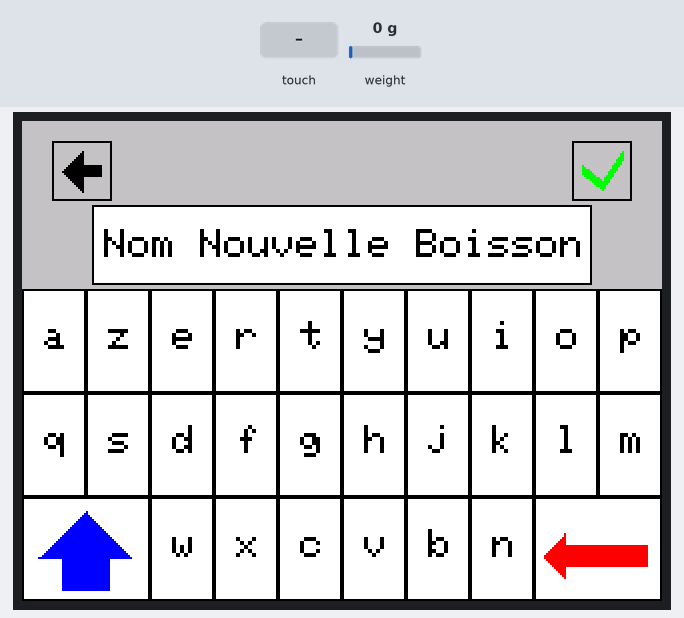
The sketch below on a simulated Arduino Mega 2560, built with avr-gcc and run on an emulated ATmega2560. Parts: 320×240 colour display. Inputs (shaded band) come from the test bench; at power-on: weight on the scale 0 g.

Above: at 2.4 s.
2.5 s: touch panel pressed at 87 % / 90 % of its raw x / y range
At 4.8 s:
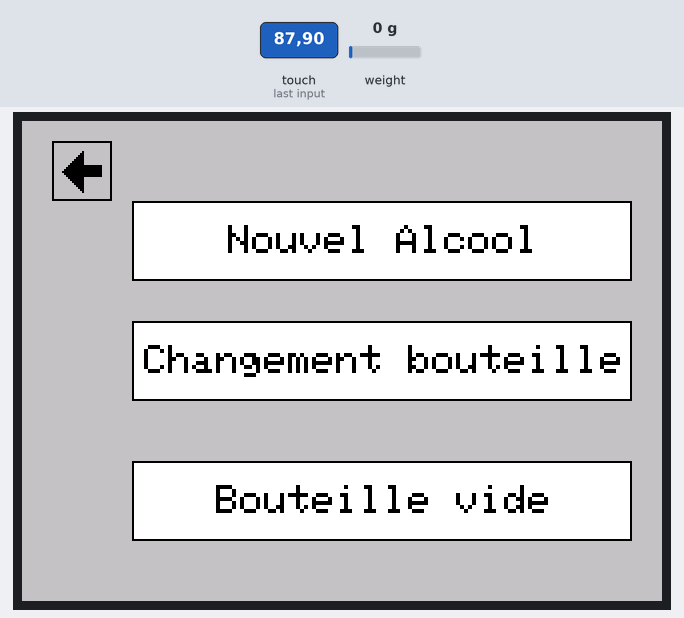
5.1 s: touch panel pressed at 87 % / 10 % of its raw x / y range
At 6.4 s:
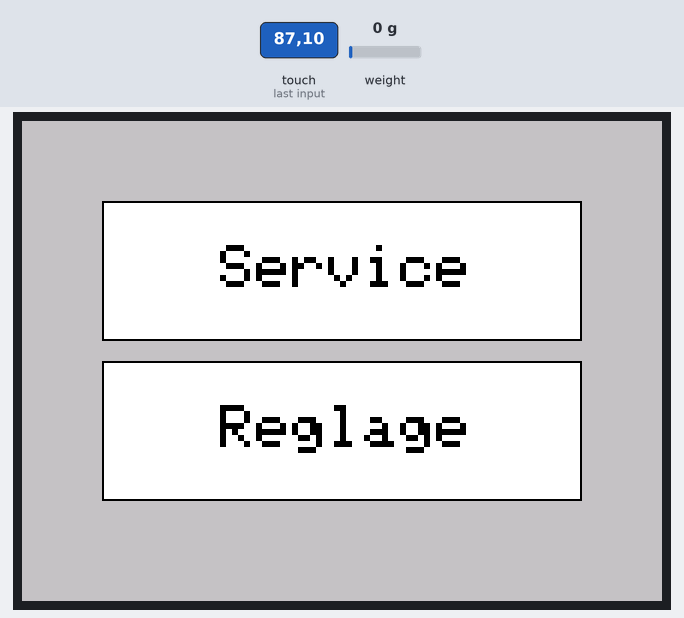
6.7 s: touch panel pressed at 62 % / 30 % of its raw x / y range
At 7.9 s:
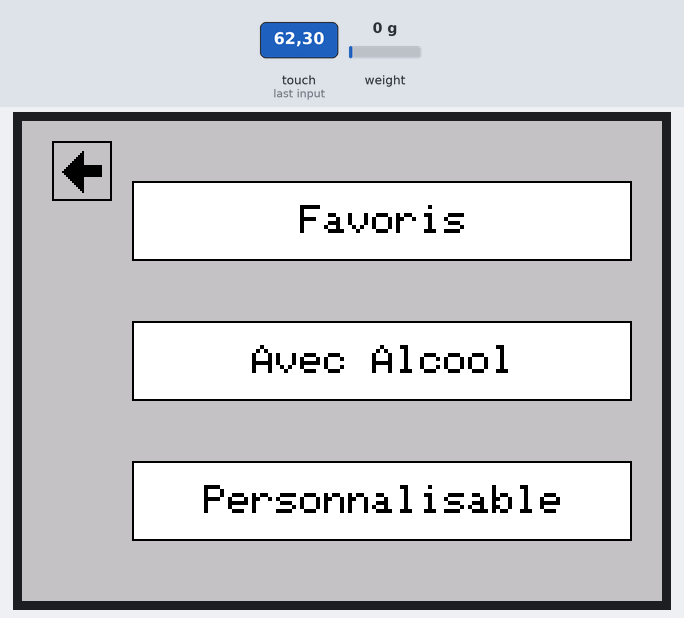
8.3 s: touch panel pressed at 87 % / 30 % of its raw x / y range
At 9.6 s:
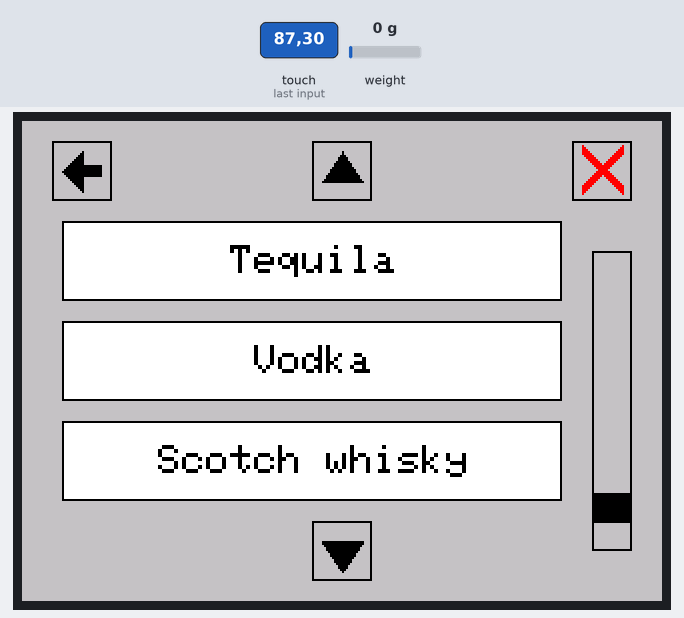
Timing chart, 0 to 10.9 s (numbered marks = the images above; inputs shaded):
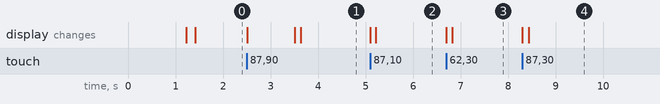

The sketch:

ROBOT_Barman_main.ino
```cpp
#include "ROBOT_Barman.h"
#include "HX711.h"
#include "ecran.h"

long int previousTime;

//__________BALANCE________________________________________________________________________________________________
HX711 scale(6, 5);

float calibration_factor = -375;       // à determiner avec le programme de Meissa annexe
float units;


//__________ECRAN________________________________________________________________________________________________
TouchScreen ts = TouchScreen(XP, YP, XM, YM, 300);
Adafruit_ILI9341 tft = Adafruit_ILI9341(TFT_CS, TFT_DC);

char pageIndex = 7;
boolean loopRead = 1;

int* X_Y;

const char** OUI;  // seulement pour le test

//__________DONNEES COCKTAIL / BOUTEILLES________________________________________________________________________________________________
cocktail list_cocktail[NB_MAX_COCK];
char Favorite_Cock [20];
char nb_Favorite_Cock = 0;

bar_data bdd_bouteilles;


const char* boissons[NB_BOIS_INIT] = {
                      "Tequila",
                      "Vodka",
                      "Scotch whisky",
                      "Bourbon",
                      "Rhum blanc",
                      "Rhum ambre",
                      "Cointreau",
                      "Gin",
                      "Ricard",

                      "Martini dry",
                      "Martini rouge",
                      "Bitter campari",
                      "Benedictine",
                      "Cognac",

                      "Jus de peche",
                      "Jus de tomate",
                      "Jus de citron",
                      "Lime juice cordial",
                      "Jus d'orange",
                      "Jus d'ananas",
                      "Jus pamplemousse",
                      "Limonade",
                      "Eau gazeuse",

                      "Vermouth blanc",
                      "Vermouh rouge",
                      "Vermouth doux",
                      "Vermouth dry",

                      "Champagne",
                      "Vin blanc sec",
                      "Vin blanc moelleux",
                      "Vin rouge",
                      "Porto",

                      "Sirop granadine",
                      "Sirop de canne",
                      "Curacao",

                      "Amaretto",
                      "Creme de casis",
                      "Creme de menthe",
                      "Fernet Branca",
                      "Creme de banane",
                      "Creme cacao blanche",
                      "Liquore galliano",
                      "Liqueur de cafe",
                      "Apricot brandy",
                      "Sherry brandy",
                      "Kirsh",
                      "Drambuie",
                      "Advokaat",

                      "Eau",
                     };


unsigned long duree_conservation[NB_BOIS_INIT + NB_BOIS_ADD_MAX] = {1111,2222,3333,4444};


void setup() {

  Serial.begin(9600);

//__________BALANCE______________________________________________________________________________________________
  scale.set_scale(calibration_factor);
  scale.tare();

//__________COCKTAIL  et  BASE DE DONNEE DES BOUTEILLES__________________________________________________________
  init_cocktail(&bdd_bouteilles,list_cocktail);
  init_BDD_Bouteille(&bdd_bouteilles, boissons, duree_conservation);

//__________ECRAN________________________________________________________________________________________________
  tft.begin();

  tft.fillScreen(ILI9341_LIGHTGREY);
  // origin = left,top landscape (USB left upper)
  tft.setRotation(1);
  tft.setScrollMargins(200,200);

  // _______test :________

 // menuDeroulant(&tft,boissons,0);
 // ecranAccueil(&tft);
 // service(&tft);
 // reglages(&tft);
}


void loop() {
 /*
 // Balance  .......    MEISSA
  Serial.print("Reading:");

  scale.mesure_masse(&units);

  Serial.print(units);
  Serial.println(" grams");

 //___________________________Test remplissage BDD______________________
  for(int i=0; i<8; i++)
  {
    Serial.print(list_cocktail[i].nom);
    Serial.print("   ");

    int sum = 0;
    for(int j=0; j<list_cocktail[i].dim_prop; j++)
    {
      if(j%2 == 0)
      {
        Serial.print(boissons[list_cocktail[i].prop[j]]);
        Serial.print("  |  ");
      }
      else
      {
        Serial.print(int(list_cocktail[i].prop[j]));
        Serial.print("  |  ");
        sum += list_cocktail[i].prop[j];
      }
    }

    Serial.print("  |  ");
    Serial.println(sum);

  }

  for(char i=0; i<NB_BOUTEILLES; i++)
    {
      Serial.println(bdd_bouteilles.new_boisson[i]);
    }

*/

  switch(pageIndex)
  {
    case 0:                               // Accueil
      ecranAccueil(&tft);

      while(loopRead)
      {
        X_Y = coordTactile(&tft, &ts);

        if((X_Y[0] > 40) && (X_Y[0] < 280))
        {
          if((X_Y[1] > 40) && (X_Y[1] < 110))
          {
            pageIndex = 1;
            loopRead = 0;
          }
        }

        if((X_Y[0] > 40) && (X_Y[0] < 280))
        {
          if((X_Y[1] > 120) && (X_Y[1] < 190))
          {
            pageIndex = 2;
            loopRead = 0;
          }
        }
      }

      loopRead = 1;
      break;

    case 1:                               // Service
      service(&tft);

      while(loopRead)
      {

        X_Y = coordTactile(&tft, &ts);

        if((X_Y[0] > 15) && (X_Y[0] < 45))
        {
          if((X_Y[1] > 10) && (X_Y[1] < 40))
          {
            pageIndex = 0;
            loopRead = 0;
          }
        }

        if((X_Y[0] > 55) && (X_Y[0] < 305))       //Favoris
        {
          if((X_Y[1] > 30) && (X_Y[1] < 70))
          {
            pageIndex = 3;
            loopRead = 0;
          }
        }

      }

      loopRead = 1;
      break;

    case 2:                                      // Réglages
      reglages(&tft);

      while(loopRead)
      {
        X_Y = coordTactile(&tft, &ts);

        if((X_Y[0] > 15) && (X_Y[0] < 45))       //Back
        {
          if((X_Y[1] > 10) && (X_Y[1] < 40))
          {
            pageIndex = 0;
            loopRead = 0;
          }
        }
//_______________________________________________________________//
        if((X_Y[0] > 55) && (X_Y[0] < 305))       //Nouvel Alcool
        {
          if((X_Y[1] > 40) && (X_Y[1] < 80))
          {
            pageIndex = 7;
            loopRead = 0;
          }
        }

      }

      loopRead = 1;
      break;

    case 3:                                       //Favoris

      menuDeroulant(&tft,boissons[0],boissons[1],boissons[2],0.9);
      while(loopRead)
      {
        X_Y = coordTactile(&tft, &ts);

        if((X_Y[0] > 15) && (X_Y[0] < 45))
        {
          if((X_Y[1] > 10) && (X_Y[1] < 40))
          {
            pageIndex = 1;
            loopRead = 0;
          }
        }

        if((X_Y[0] > 275) && (X_Y[0] < 305))
        {
          if((X_Y[1] > 10) && (X_Y[1] < 40))
          {
            pageIndex = 0;
            loopRead = 0;
          }
        }
      }

      loopRead = 1;

      break;

      //_________________________________________________________//
     case 7:                                       //Nouvel Alcool
      char clav='0';
      char new_name[20];

      clav=clavier(&tft,&ts, new_name);
      while(loopRead)
      {

        if(clav=='1' || clav=='2')
        {
          pageIndex = 2;
          loopRead = 0;
        }
      }

      loopRead = 1;

      break;
  }

}


/*
      loopRead = 1;

      TSPoint p = ts.getPoint();

      int TestdeSesMorts = 0;
      previousTime = millis();

      while(loopRead)
      {
        for(int i=0; i<6; i++)
        {
          TSPoint p = ts.getPoint();
          TestdeSesMorts = TestdeSesMorts + p.z;
        }

        if(TestdeSesMorts < 30 )
        {
          loopRead = 0;
        }

        Serial.println(TestdeSesMorts);
        //Serial.println(p.z);

        TestdeSesMorts = 0;
      }

      // delay(30);

*/
```

ROBOT_Barman.cpp
```cpp
#include "ROBOT_Barman.h"

  //______________________INITIALISATION BDD COCKTAILS  &  BDD BOUTEILLES :_________________________________________

void init_cocktail(bar_data* bdd_bouteilles, cocktail* list_cocktail)
{
  bdd_bouteilles->nb_cocktailActuel = NB_COCK_INIT;

  list_cocktail[0].nom = "Ricard";
  static char prop0[] = { 8,35,48,65 };
  list_cocktail[0].prop = prop0;
  list_cocktail[0].dim_prop = 4;
  list_cocktail[0].Alcolise = 1;

  list_cocktail[1].nom = "Alexandra";
  static char prop1[] = { 40,33,13,67};
  list_cocktail[1].prop = prop1;
  list_cocktail[1].dim_prop = 4;
  list_cocktail[1].Alcolise = 1;

  list_cocktail[2].nom = "Americano";
  static char prop2[] = { 9,17,11,33,10,50};
  list_cocktail[2].prop = prop2;
  list_cocktail[2].dim_prop = 6;
  list_cocktail[2].Alcolise = 1;

  list_cocktail[3].nom = "Apotheke";
  static char prop3[] = { 13,40,37,30,38,30};
  list_cocktail[3].prop = prop3;
  list_cocktail[3].dim_prop = 6;
  list_cocktail[3].Alcolise = 1;

  list_cocktail[4].nom = "Banana Bliss";
  static char prop4[] = { 13,50,39,50};
  list_cocktail[4].prop = prop4;
  list_cocktail[4].dim_prop = 4;
  list_cocktail[4].Alcolise = 1;

  list_cocktail[5].nom = "Bellini";
  static char prop5[] = { 14,50,27,50};
  list_cocktail[5].prop = prop5;
  list_cocktail[5].dim_prop = 4;
  list_cocktail[5].Alcolise = 1;

/*
  list_cocktail[6].nom = "";
  static char prop6[] = { };
  list_cocktail[6].prop = prop6;
  list_cocktail[6].dim_prop = ;
  list_cocktail[].Alcolise = ;

  list_cocktail[7].nom = "";
  static char prop7[] = { };
  list_cocktail[7].prop = prop7;
  list_cocktail[7].dim_prop = ;
  list_cocktail[].Alcolise = ;

  list_cocktail[8].nom = "";
  static char prop8[] = { };
  list_cocktail[8].prop = prop8;
  list_cocktail[8].dim_prop = ;
  list_cocktail[].Alcolise = ;

  list_cocktail[9].nom = "";
  static char prop9[] = { };
  list_cocktail[9].prop = prop9;
  list_cocktail[9].dim_prop = ;
  list_cocktail[].Alcolise = ;

  list_cocktail[10].nom = "";
  static char prop10[] = { };
  list_cocktail[10].prop = prop10;
  list_cocktail[10].dim_prop = ;

  list_cocktail[11].nom = "";
  static char prop11[] = { };
  list_cocktail[11].prop = prop11;
  list_cocktail[11].dim_prop = ;

  list_cocktail[12].nom = "";
  static char prop12[] = { };
  list_cocktail[12].prop = prop12;
  list_cocktail[12].dim_prop = ;

  list_cocktail[13].nom = "";
  static char prop13[] = { };
  list_cocktail[13].prop = prop13;
  list_cocktail[13].dim_prop = ;

  list_cocktail[14].nom = "";
  static char prop14[] = { };
  list_cocktail[14].prop = prop14;
  list_cocktail[14].dim_prop = ;

  list_cocktail[15].nom = "";
  static char prop15[] = { };
  list_cocktail[15].prop = prop15;
  list_cocktail[15].dim_prop = ;

  list_cocktail[16].nom = "";
  static char prop16[] = { };
  list_cocktail[16].prop = prop16;
  list_cocktail[16].dim_prop = ;

  list_cocktail[17].nom = "";
  static char prop17[] = { };
  list_cocktail[17].prop = prop17;
  list_cocktail[17].dim_prop = ;

  list_cocktail[18].nom = "";
  static char prop18[] = { };
  list_cocktail[18].prop = prop18;
  list_cocktail[18].dim_prop = ;

  list_cocktail[19].nom = "";
  static char prop19[] = { };
  list_cocktail[19].prop = prop19;
  list_cocktail[19].dim_prop = ;

  list_cocktail[20].nom = "";
  static char prop20[] = { };
  list_cocktail[20].prop = prop20;
  list_cocktail[20].dim_prop = ;

  list_cocktail[21].nom = "";
  static char prop21[] = { };
  list_cocktail[21].prop = prop21;
  list_cocktail[21].dim_prop = ;

  list_cocktail[22].nom = "";
  static char prop22[] = { };
  list_cocktail[22].prop = prop22;
  list_cocktail[22].dim_prop = ;

  list_cocktail[23].nom = "";
  static char prop23[] = { };
  list_cocktail[23].prop = prop23;
  list_cocktail[23].dim_prop = ;

  list_cocktail[24].nom = "";
  static char prop24[] = { };
  list_cocktail[24].prop = prop24;
  list_cocktail[24].dim_prop = ;

  list_cocktail[25].nom = "";
  static char prop25[] = { };
  list_cocktail[25].prop = prop25;
  list_cocktail[25].dim_prop = ;
  */
}

void init_BDD_Bouteille(bar_data* bdd_bouteilles, const char**type_boisson, unsigned long* duree_conservation)
{
  bdd_bouteilles->type_boisson = type_boisson;
  for(char i=0; i<NB_BOUTEILLES; i++)
  {
    bdd_bouteilles->indice_type_boisson[i] = -1;
    bdd_bouteilles->duree_miseService[i] = 0;
    bdd_bouteilles->Etat_bouteille[i] = 0;
  }

  for(char i=0; i<NB_BOIS_ADD_MAX; i++)
  {
    bdd_bouteilles->new_boisson[i][0] = 0;
    bdd_bouteilles->duree_conservation[i] = duree_conservation[i];
  }
}


//______________________FONCTIONS BASIQUES GESTION BDD BOUTEILLE :_________________________________________

char add_bouteille(bar_data* bdd_bouteilles, const char* nom, unsigned long duree_conservation)
{
  char out = 0;
  char nb_boutActuel = 0;

  if(strlen(nom)<=MAX_BOISSON_SIZE)       // verifier cette ligne
  {
    for(char i=0; i<NB_BOIS_ADD_MAX; i++)
    {
      if(bdd_bouteilles->new_boisson[i][0] == 0)
      {
        strcpy(bdd_bouteilles->new_boisson[i],nom);
        bdd_bouteilles->duree_conservation[NB_BOIS_INIT + i] = duree_conservation;
        break;
      }
      else
      {
        nb_boutActuel ++;
      }
    }

    if(nb_boutActuel>=NB_BOIS_ADD_MAX)
    {
      out = 1;
    }
  }

  else
  {
    out = 2;
  }

  return out;
}

void suppr_bouteille(bar_data* bdd_bouteilles, char indice)
{
  if(indice < NB_BOIS_ADD_MAX && indice >=0)
  {
    bdd_bouteilles->new_boisson[indice][0] = 0;
  }
}


//______________________FONCTIONS BASIQUES GESTION BDD COCKTAIL :_________________________________________


char add_cocktail(cocktail* list_cocktail, const char* nom, char* prop, char dim_prop)
{

}


char suppr_cocktail(cocktail* list_cocktail, char indice)
{
  if(indice < NB_MAX_COCK && indice >=0)
  {
    list_cocktail[indice].nom = 0;
  }
}
```

ROBOT_Barman.h
```cpp
#ifndef ROBOT_Barman_h
#define  ROBOT_Barman_h

#include <Arduino.h>


#define NB_BOUTEILLES 7

#define NB_BOIS_INIT 50
#define NB_BOIS_ADD_MAX 20          //  max boissons ajoutées
#define MAX_BOISSON_SIZE 20          //  max caractere boissons ajoutées


#define NB_MAX_COCK 90              //  >=  au nombre de cocktails dans init_cocktail
#define NB_COCK_INIT 6              // penser a modifier

struct bar_data
{
  //________________________________BOISSONS BASE DE DONNEES :____________________________
	char nb_boissonsInit;
	char**type_boisson;
  char new_boisson[NB_BOIS_ADD_MAX][MAX_BOISSON_SIZE];                                                  // new_boisson[i][0] = 0 pas de boisson enregistrée sur i  ->  Flemme de faire une liste chaînée

  unsigned long duree_conservation[NB_BOIS_INIT + NB_BOIS_ADD_MAX];                                               //  !! nb_boissons init du main + NB_BOIS_ADD_MAX !!

  //________________________________COCKATAIL BASE DE DONNEES :____________________________
  char nb_cocktailActuel;
  char new_cock[NB_MAX_COCK-NB_COCK_INIT][MAX_BOISSON_SIZE];

  //________________________________BOISSONS INSTALLEES  <=  NB_BOUTEILLES :_______________
  char indice_type_boisson[NB_BOUTEILLES];               //   =-1 signifie pas de bouteilles
  unsigned long duree_miseService[NB_BOUTEILLES];
  boolean Etat_bouteille[NB_BOUTEILLES];

  // indice type_boisson ; durée ; Position ; Etat(rempli/vide)    ===>  Il reste position : numeros, coordonées,.. ?
};


struct cocktail{
   char* nom;
   char* prop;
   char dim_prop;
   boolean Alcolise;
};


void init_cocktail(bar_data* bdd_bouteilles, cocktail* list_cocktail);
void init_BDD_Bouteille(bar_data* bdd_bouteilles, const char**type_boisson, unsigned long* duree_conservation);

char add_bouteille(bar_data* bdd_bouteilles, const char* nom, unsigned long duree_conservation);
void suppr_bouteille(bar_data* bdd_bouteilles, char indice);

char add_cocktail(cocktail* list_cocktail, const char* nom, char* prop, char dim_prop);
char suppr_cocktail(cocktail* list_cocktail, char indice);

#endif
```

ecran.h
```cpp
#ifndef ecran_h
#define  ecran_h

#include <Arduino.h>

#include <Adafruit_GFX.h>
#include <SPI.h>
#include <Wire.h>
#include <Adafruit_ILI9341.h>
#include <TouchScreen.h>

//Touchscreen X+ X- Y+ Y- pins
#define YP A3  // must be an analog pin, use "An" notation!
#define XM A2  // must be an analog pin, use "An" notation!
#define YM 22  // can be a digital pin
#define XP 24  // can be a digital pin

// This is calibration data for the raw touch data to the screen coordinates
#define TS_MINX 100
#define TS_MINY 120
#define TS_MAXX 920
#define TS_MAXY 940

#define MINPRESSURE 50
#define MAXPRESSURE 100000

// DIMENSIONS X = 320 & Y = 240


#define TFT_CS 28
#define TFT_DC 26

int* coordTactile(Adafruit_ILI9341* tft, TouchScreen* ts);

//____________________Fonctions élémentaires________________________________________________________
void drawBtn(Adafruit_ILI9341* tft, int X0, int Y0, int largeur, int hauteur, int color, int text_color, const char* text);

void drawBtnClavier(Adafruit_ILI9341* tft, int X0, int Y0, int largeur, int hauteur, int color, int text_color, const char text);

void drawTexteClavier(Adafruit_ILI9341* tft, int X0, int Y0, int largeur, int hauteur, int color, int text_color, char* text, int nbLettres);

void drawBack(Adafruit_ILI9341* tft);

void scrollUp(Adafruit_ILI9341* tft);

void scrollDown(Adafruit_ILI9341* tft);

void Exit(Adafruit_ILI9341* tft);

void Enter(Adafruit_ILI9341* tft, int x, int y);

void Delete(Adafruit_ILI9341* tft, int x, int y);

void Maj(Adafruit_ILI9341* tft, int x, int y);


//____________________Fonctions dessin pages________________________________________________________
void menuDeroulant(Adafruit_ILI9341* tft, char* text0, char* text1, char* text2, float ratio);

void ecranAccueil(Adafruit_ILI9341* tft);

void service(Adafruit_ILI9341* tft);

void reglages(Adafruit_ILI9341* tft);

char clavier(Adafruit_ILI9341* tft, TouchScreen* ts, char* nom);


#endif
```

Source omitted: ecran.cpp (14975 bytes)

Measured:
- after the input at 2.5 s, the display: first changes at once (image 1 shows a later state)
- after the input at 5.1 s, the display: first changes at once (image 2 shows a later state)
- after the input at 6.7 s, the display: first changes at once (image 3 shows a later state)
- after the input at 8.3 s, the display: first changes at once (image 4 shows a later state)
